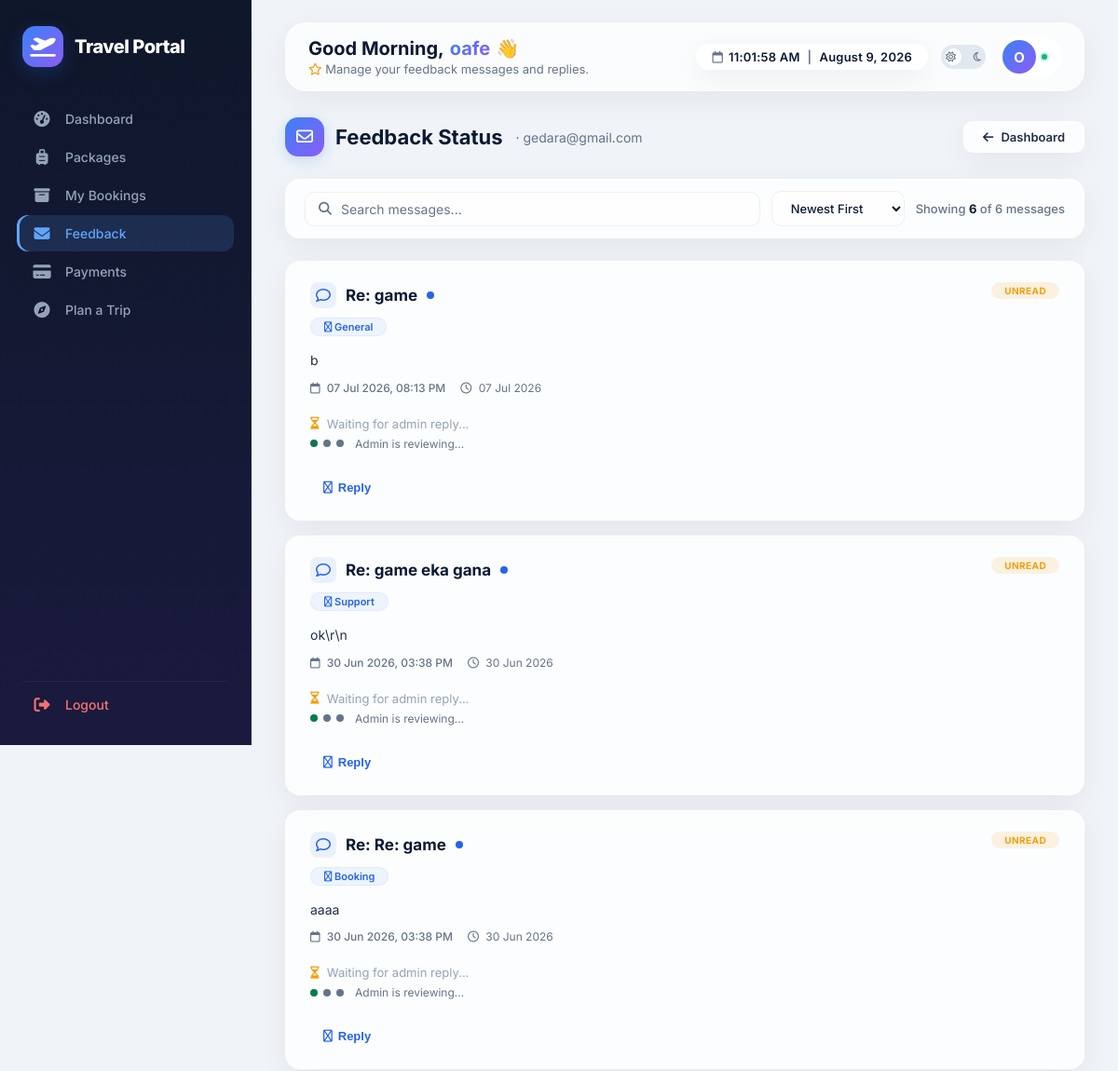
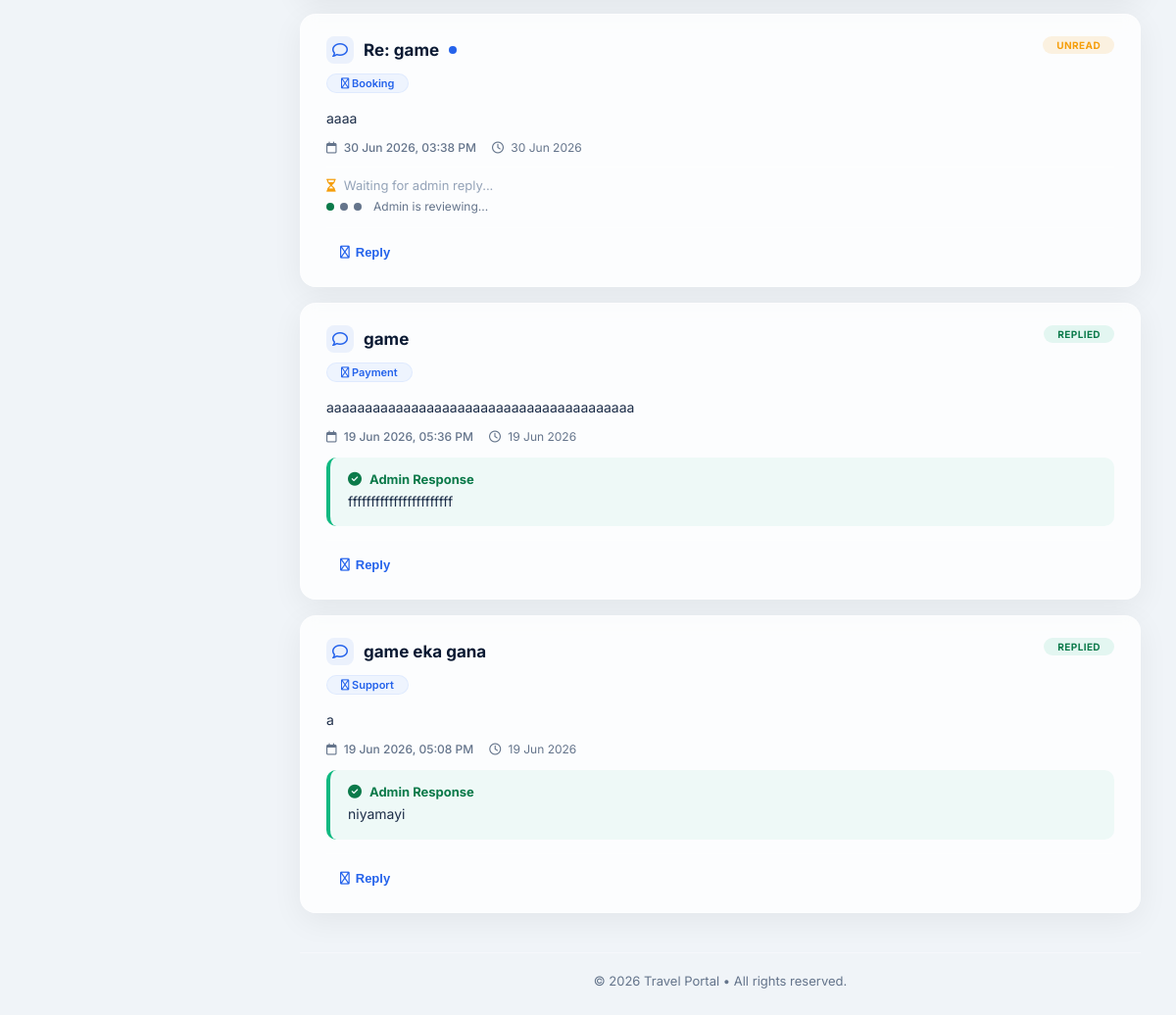
/admin/user/feedback_status.php (signed in), run on the app's committed database (2 pictures, top to bottom).
### tables this page shows
CREATE TABLE `users` (
  `id` int(11) NOT NULL,
  `full_name` varchar(255) NOT NULL,
  `email` varchar(191) NOT NULL,
  `phone` varchar(20) DEFAULT NULL,
  `address` text DEFAULT NULL,
  `password` varchar(255) NOT NULL,
  `role` enum('user','admin') DEFAULT 'user',
  `created_at` timestamp NOT NULL DEFAULT current_timestamp()
);

CREATE TABLE `contact_feedbacks` (
  `id` int(11) NOT NULL,
  `name` varchar(255) NOT NULL,
  `email` varchar(255) NOT NULL,
  `subject` varchar(255) NOT NULL,
  `message` text NOT NULL,
  `submitted_at` timestamp NOT NULL DEFAULT current_timestamp(),
  `admin_reply` text DEFAULT NULL
);

### admin/user/feedback_status.php (the view, shortened to what this page needs)
<?php
include("../includes/db.php");
$user_id = $_SESSION['user_id'] ?? 0;
$stmt = $conn->prepare("SELECT email, full_name FROM users WHERE id = ?");
$stmt->bind_param("i", $user_id);
$stmt->execute();
$result = $stmt->get_result();
$user_row = $result->fetch_assoc();
$user_email = $user_row['email'];
$user_name = $user_row['full_name'] ?? 'User';
$date_column = 'created_at';
$check_cols = ['created_at', 'date', 'submitted_at'];
foreach ($check_cols as $col) {
    $check = $conn->query("SHOW COLUMNS FROM contact_feedbacks LIKE '$col'");
    if ($check && $check->num_rows > 0) {
        $date_column = $col;
        break;
    }
}
$has_date_column = ($date_column !== null);
$hour = date('H');
if ($hour < 12) $greeting = 'Good Morning';
elseif ($hour < 17) $greeting = 'Good Afternoon';
else $greeting = 'Good Evening';
$theme = isset($_COOKIE['dashboard-theme']) ? $_COOKIE['dashboard-theme'] : 'light';
?>
<!DOCTYPE html>
<html lang="en" data-theme="<?php echo $theme; ?>">
<head>
    <link rel="stylesheet" href="https://cdnjs.cloudflare.com/ajax/libs/font-awesome/6.5.1/css/all.min.css" />
</head>
<body>
    <aside class="sidebar" id="sidebar">
        <div class="sidebar-brand">
            <div class="brand-icon">
                <i class="fa-solid fa-plane-departure"></i>
            </div>
            <span>Travel Portal</span>
        </div>
        <nav class="nav-menu">
            <a href="dashboard.php">
                <i class="fa-solid fa-gauge-high"></i> Dashboard
            </a>
            <a href="packages.php">
                <i class="fa-solid fa-suitcase-rolling"></i> Packages
            </a>
            <a href="my_bookings.php">
                <i class="fa-solid fa-box-archive"></i> My Bookings
            </a>
            <a href="feedback_status.php" class="active">
                <i class="fa-solid fa-envelope"></i> Feedback
            </a>
            <a href="payments.php">
                <i class="fa-solid fa-credit-card"></i> Payments
            </a>
            <a href="view_package.php?id=1">
                <i class="fa-solid fa-compass"></i> Plan a Trip
            </a>
            <a href="../logout.php" class="logout-link">
                <i class="fa-solid fa-right-from-bracket"></i> Logout
            </a>
        </nav>
    </aside>
    <main class="main-content">
        <header class="top-header">
            <div class="greeting-text">
                <h2>
                    <?php echo $greeting; ?>, <span><?php echo htmlspecialchars($user_name); ?></span> 👋
                </h2>
                <p>
                    <i class="fa-regular fa-star" style="color:#f59e0b;"></i>
                    Manage your feedback messages and replies.
                </p>
            </div>
            <div class="header-actions">
                <div class="header-datetime">
                    <span class="datetime-text">
                        <i class="fa-regular fa-calendar"></i>
                        <?php echo date('h:i:s A'); ?>
                        <span class="sep">|</span>
                        <?php echo date('F j, Y'); ?>
                    </span>
                </div>
                <button class="theme-toggle" id="themeToggle" aria-label="Toggle theme">
                    <span class="toggle-icon sun"><i class="fa-regular fa-sun"></i></span>
                    <span class="toggle-dot"></span>
                    <span class="toggle-icon moon"><i class="fa-regular fa-moon"></i></span>
                </button>
                <div class="profile-avatar">
                    <div class="avatar-img">
                        <?php echo strtoupper(substr($user_name, 0, 1)); ?>
                    </div>
                    <span class="status-dot"></span>
                </div>
            </div>
        </header>
        <div class="page-header">
            <div class="title">
                <div class="title-icon">
                    <i class="fa-regular fa-envelope"></i>
                </div>
                Feedback Status
                <span>· <?php echo htmlspecialchars($user_email); ?></span>
            </div>
            <a href="dashboard.php" class="btn-back">
                <i class="fa-solid fa-arrow-left"></i> Dashboard
            </a>
        </div>
        <?php
        $query = mysqli_query($conn, "SELECT * FROM contact_feedbacks WHERE email = '$user_email' ORDER BY id DESC");
        if (mysqli_num_rows($query) > 0) {
            $total_messages = mysqli_num_rows($query);
            ?>
            <div class="filter-bar">
                <div class="search-box">
                    <i class="fa-solid fa-search"></i>
                    <input type="text" id="searchInput" placeholder="Search messages..." oninput="filterMessages()">
                </div>
                <div class="sort-box">
                    <select id="sortSelect" onchange="sortMessages()">
                        <option value="newest">Newest First</option>
                    </select>
                </div>
                <div class="msg-count">Showing <span id="visibleCount">0</span> of <?php echo $total_messages; ?> messages</div>
            </div>
            <?php
            $categories = ['General', 'Booking', 'Support', 'Payment', 'Other'];
            while ($row = mysqli_fetch_assoc($query)) {
                $feedback_id = $row['id'];
                $subject = $row['subject'];
                $message = $row['message'];
                $admin_reply = $row['admin_reply'] ?? '';
                $category = $categories[array_rand($categories)];
                $date_value = 'N/A';
                $timestamp = null;
                if ($has_date_column && isset($row[$date_column]) && !empty($row[$date_column]) && $row[$date_column] != '0000-00-00 00:00:00' && $row[$date_column] != '0000-00-00') {
                    $timestamp = strtotime($row[$date_column]);
                    $date_value = date('d M Y, h:i A', $timestamp);
                }
                $time_ago = '';
                if ($timestamp) {
                    $diff = time() - $timestamp;
                    if ($diff < 60) $time_ago = 'Just now';
                    elseif ($diff < 3600) $time_ago = floor($diff / 60) . 'm ago';
                    elseif ($diff < 86400) $time_ago = floor($diff / 3600) . 'h ago';
                    elseif ($diff < 604800) $time_ago = floor($diff / 86400) . 'd ago';
                    else $time_ago = date('d M Y', $timestamp);
                }
                $status = 'read';
                $status_label = 'Read';
                if (empty($admin_reply)) {
                    $status = 'unread';
                    $status_label = 'Unread';
                } elseif (!empty($admin_reply)) {
                    $status = 'replied';
                    $status_label = 'Replied';
                }
                $is_long = strlen($message) > 150;
                echo "<div class='msg-card $status' id='feedback-$feedback_id' data-date='$timestamp' data-subject='" . strtolower($subject) . "'>";
                echo "<div class='card-header'>";
                echo "<div class='subject'>";
                echo "<span class='subject-icon'><i class='fa-regular fa-comment'></i></span> " . htmlspecialchars($subject);
                echo "<span class='unread-dot'></span>";
                echo "</div>";
                echo "<span class='status-badge $status'>$status_label</span>";
                echo "</div>";
                echo "<span class='category-tag'><i class='fa-regular fa-tag'></i> $category</span>";
                echo "<div class='message" . ($is_long ? '' : ' expanded') . "' id='msg-$feedback_id'>";
                echo nl2br(htmlspecialchars($message));
                echo "</div>";
                echo "<div class='meta'>";
                echo "<span><i class='fa-regular fa-calendar'></i> " . $date_value . "</span>";
                if ($time_ago) {
                    echo "<span class='time-ago'><i class='fa-regular fa-clock'></i> $time_ago</span>";
                }
                echo "</div>";
                if (!empty($admin_reply)) {
                    echo "<div class='admin-reply-box'>";
                    echo "<div class='admin-title'><i class='fa-solid fa-check-circle'></i> Admin Response</div>";
                    echo "<div class='reply-text'>" . nl2br(htmlspecialchars($admin_reply)) . "</div>";
                    echo "</div>";
                } else {
                    echo "<div class='no-reply'><i class='fa-regular fa-hourglass-half'></i> Waiting for admin reply...</div>";
                    echo "<div class='status-dots'>";
                    echo "<span class='dot active'></span><span class='dot'></span><span class='dot'></span>";
                    echo "<span style='font-size:12px;color:var(--text-muted);margin-left:6px;'>Admin is reviewing...</span>";
                    echo "</div>";
                }
                echo "<div class='user-reply-section'>";
                echo "<button class='btn-reply' onclick='toggleReplyForm($feedback_id)'><i class='fa-regular fa-reply'></i> Reply</button>";
                echo "</div>";
                echo "</div>";
            }
        } else {
            echo "<div class='empty-state'>";
            echo "<div class='empty-icon'><i class='fa-regular fa-inbox'></i></div>";
            echo "<p>No feedback messages found</p>";
            echo "<div class='sub-text'>You haven't sent any feedback yet. Contact us to get started.</div>";
            echo "</div>";
        }
        ?>
        <footer class="footer-bar">
            <span>© <?php echo date('Y'); ?> Travel Portal &bull; All rights reserved.</span>
        </footer>
    </main>
</body>
</html>

### data on the page
users: full_name "oafe", full_name "O", email "gedara@gmail.com"
contact_feedbacks: subject "Re: game", status_label "UNREAD", message "b", submitted_at "07 Jul 2026, 08:13 PM", submitted_at "07 Jul 2026", shows "Waiting for admin reply..."
contact_feedbacks: subject "Re: game eka gana", status_label "UNREAD", message "ok\\r\\n", submitted_at "30 Jun 2026, 03:38 PM", submitted_at "30 Jun 2026", shows "Waiting for admin reply..."
contact_feedbacks: subject "Re: Re: game", status_label "UNREAD", message "aaaa", submitted_at "30 Jun 2026, 03:38 PM", submitted_at "30 Jun 2026", shows "Waiting for admin reply..."
contact_feedbacks: subject "Re: game", status_label "UNREAD", message "aaaa", submitted_at "30 Jun 2026, 03:38 PM", submitted_at "30 Jun 2026", shows "Waiting for admin reply..."
contact_feedbacks: subject "game", status_label "REPLIED", message "aaaaaaaaaaaaaaaaaaaaaaaaaaaaaaaaaaaaaaaa", submitted_at "19 Jun 2026, 05:36 PM", submitted_at "19 Jun 2026", admin_reply "fffffffffffffffffffffff"
contact_feedbacks: subject "game eka gana", status_label "REPLIED", message "a", submitted_at "19 Jun 2026, 05:08 PM", submitted_at "19 Jun 2026", admin_reply "niyamayi"

### other printed values
$greeting "Good Morning"
$total_messages "6"
